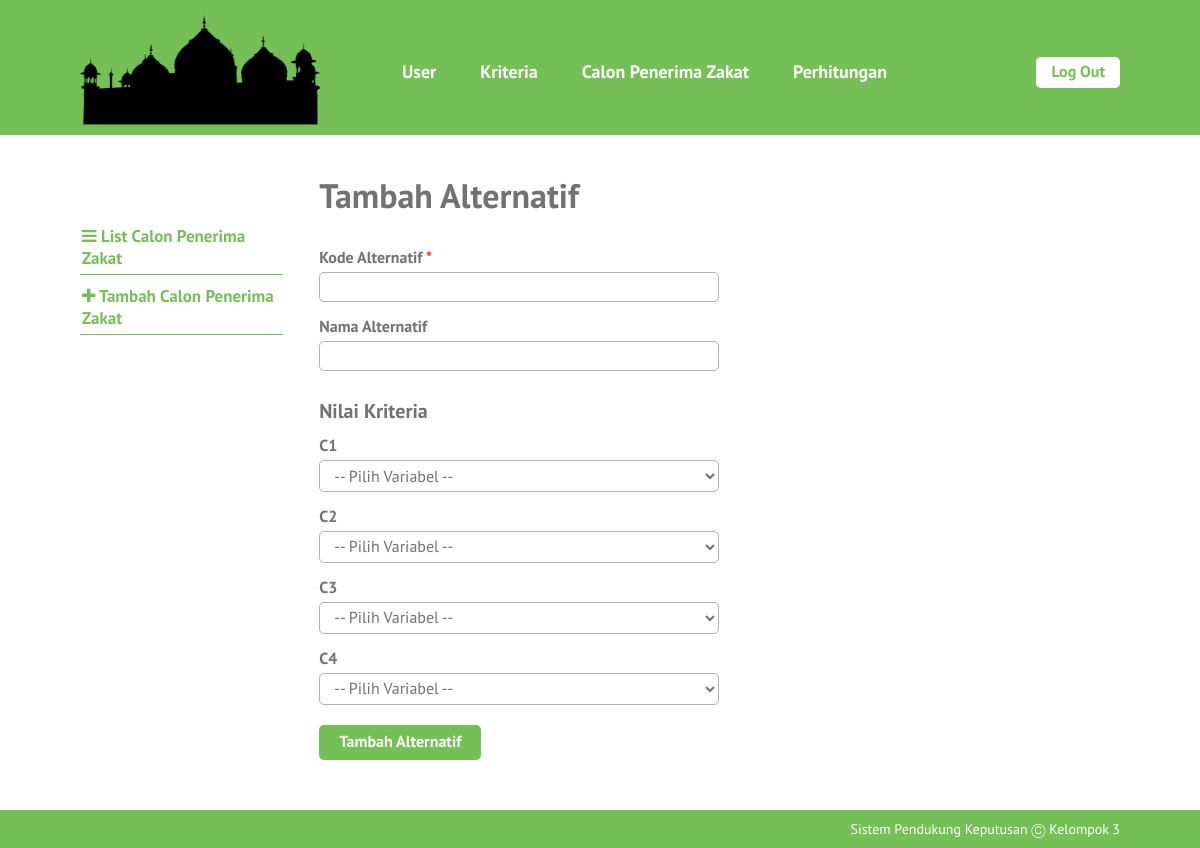
The app's page /tambah-alternatif.php (signed in) with its own data.
### tables this page shows
CREATE TABLE `kriteria` (
  `id_kriteria` int(10) NOT NULL,
  `kode` varchar(4) NOT NULL,
  `nama_kriteria` varchar(30) NOT NULL,
  `bobot` float NOT NULL,
  `ada_pilihan` tinyint(1) NOT NULL,
  `urutan_order` int(2) NOT NULL
);

### tambah-alternatif.php (the view, shortened to what this page needs)
<?php require_once('includes/init.php'); ?>
<?php
$kode_alternatif = (isset($_POST['kode_alternatif'])) ? trim($_POST['kode_alternatif']) : '';
$nama_alternatif = (isset($_POST['nama_alternatif'])) ? trim($_POST['nama_alternatif']) : '';
?>
<?php
require_once('template-parts/header.php');
?>
	<div class="main-content-row">
	<div class="container clearfix">
		<?php include_once('template-parts/sidebar-alternatif.php'); ?>
		<div class="main-content the-content">
			<h1>Tambah Alternatif</h1>
				<form action="tambah-alternatif.php" method="post">
					<div class="field-wrap clearfix">
						<label>Kode Alternatif <span class="red">*</span></label>
						<input type="text" name="kode_alternatif" value="<?php echo $kode_alternatif; ?>">
					</div>
					<div class="field-wrap clearfix">
						<label>Nama Alternatif</label>
						<input type="text" name="nama_alternatif" cols="30" value="<?php echo $nama_alternatif; ?>"</textarea>
					</div>
					<h3>Nilai Kriteria</h3>
					<?php
					$query = $pdo->prepare('SELECT id_kriteria, kode, ada_pilihan FROM kriteria ORDER BY urutan_order ASC');
					$query->execute();
					$query->setFetchMode(PDO::FETCH_ASSOC);
					if($query->rowCount() > 0):
						while($kriteria = $query->fetch()):
						?>
							<div class="field-wrap clearfix">
								<label><?php echo $kriteria['kode']; ?></label>
								<?php if(!$kriteria['ada_pilihan']): ?>
									<input type="number" step="1" name="kriteria[<?php echo $kriteria['id_kriteria']; ?>]">
								<?php else: ?>
									<select name="kriteria[<?php echo $kriteria['id_kriteria']; ?>]">
										<option value="0">-- Pilih Variabel --</option>
									</select>
								<?php endif; ?>
							</div>
						<?php
						endwhile;
					else:
						echo '<p>Kriteria masih kosong.</p>';
					endif;
					?>
					<div class="field-wrap clearfix">
						<button type="submit" name="submit" value="submit" class="button">Tambah Alternatif</button>
					</div>
				</form>
		</div>
	</div>
	</div>
<?php
require_once('template-parts/footer.php');

### stylesheets/style.css (style rules this page uses)
html,body,div,span,applet,object,iframe,h1,h2,h3,h4,h5,h6,p,blockquote,pre,a,abbr,acronym,address,big,cite,code,del,dfn,em,img,ins,kbd,q,s,samp,small,strike,strong,sub,sup,tt,var,b,u,i,center,dl,dt,dd,ol,ul,li,fieldset,form,label,legend,table,caption,tbody,tfoot,thead,tr,th,td,article,aside,canvas,details,embed,figure,figcaption,footer,header,hgroup,menu,nav,output,ruby,section,summary,time,mark,audio,video { margin:0;padding:0;border:0;font-size:100%;vertical-align:baseline }
body { line-height:1 }
*,*:before,*:after { -moz-box-sizing:border-box;-webkit-box-sizing:border-box;box-sizing:border-box }
.clearfix:before,.clearfix:after { content:" ";display:table }
.clear,.clearfix:after { clear:both }
.container { max-width:1100px;margin:0 auto;position:relative;padding:0 30px }
body { background:#74c056;font-family:"PT Sans",sans-serif;color:#727272;font-size:14px;line-height:1.3;font-weight:500 }
textarea,input[type="text"],input[type="email"],input[type="date"],input[type="tel"],input[type="search"],input[type="number"],select,input[type="password"] { background:#fff;border:1px solid #b2b2b2;width:100%;font-family:inherit;font-weight:inherit;font-size:16px;padding:4px 10px;vertical-align:top;margin:0;color:#727272;border-radius:5px }
h1,h2,h3,h4,h5,h6 { font-weight:300 }
.the-content { font-size:16px;line-height:1.42857 }
.the-content h1,.the-content h2,.the-content h3,.the-content h4,.the-content h5,.the-content h6 { font-weight:700 }
.the-content h1 { font-size:34px;margin:0.8em 0 0.8em;padding:0;line-height:1.2 }
.the-content h3 { font-size:20px;margin:0.8em 0 0.3em }
.the-content>h1:first-child,.the-content>h3:first-child,.the-content>h2:first-child { margin-top:0 }
button,a { -webkit-transition:all .2s ease;-moz-transition:all .2s ease;-o-transition:all .2s ease;transition:all 0.2s ease }
span.red,a.red,.the-content span.red,.the-content a.red { color:#ff3600 }
.the-content .button,.button { background:#74c056;color:#fff;display:inline-block;font-size:16px;font-weight:700;line-height:1.2;border:0;font-family:inherit;padding:7px 20px 9px;cursor:pointer;border-radius:5px }
.main-content { float:right;width:77%;padding:40px 0 }
.field-wrap { max-width:400px;padding-bottom:10px }
.field-wrap label { display:block;font-weight:700;padding:3px 0 }
.field-wrap .button { margin-top:10px }

### records on screen
kriteria: kode "C1", id_kriteria "-- Pilih Variabel --"
kriteria: kode "C2", id_kriteria "-- Pilih Variabel --"
kriteria: kode "C3", id_kriteria "-- Pilih Variabel --"
kriteria: kode "C4", id_kriteria "-- Pilih Variabel --"
